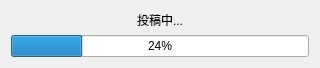
<?xml version="1.0" encoding="UTF-8"?>
<ui version="4.0">
 <class>PostProgress</class>
 <widget class="QDialog" name="PostProgress">
  <property name="geometry">
   <rect>
    <x>0</x>
    <y>0</y>
    <width>320</width>
    <height>64</height>
   </rect>
  </property>
  <property name="windowTitle">
   <string>Dialog</string>
  </property>
  <layout class="QVBoxLayout" name="verticalLayout">
   <item>
    <widget class="QLabel" name="label">
     <property name="text">
      <string>投稿中...</string>
     </property>
     <property name="alignment">
      <set>Qt::AlignCenter</set>
     </property>
    </widget>
   </item>
   <item>
    <widget class="QProgressBar" name="postProgress">
     <property name="value">
      <number>24</number>
     </property>
    </widget>
   </item>
  </layout>
 </widget>
 <resources/>
 <connections/>
</ui>
